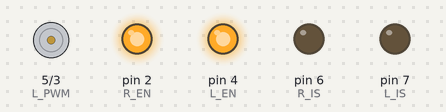
The sketch below on a simulated Arduino Uno, built with avr-gcc and run on an emulated ATmega328P. Parts: motor-driver pin pairs drawn as motors (green arrow = first pin HIGH = forward, orange = second pin HIGH = backward, longer = more drive), output pins drawn as LEDs (lit = HIGH).

Above: at 0.1 s.
At 6.1 s:
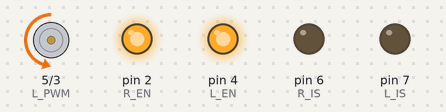
At 12.6 s:
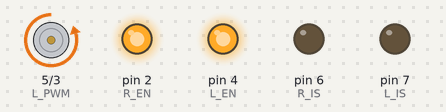
At 26.1 s:
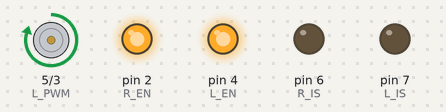
Timing chart, 0 to 40.0 s (numbered marks = the images above):
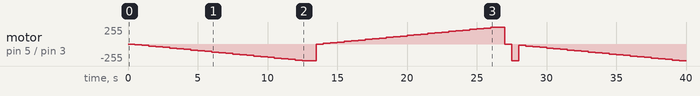

Measured:
- by itself, motor on pin 5 (L_PWM) / pin 3 (R_PWM): stopped → backward 10/255 at 0.50 s, → backward 20/255 0.50 s later, → backward 30/255 0.50 s later, → backward 40/255 0.50 s later, … (77 changes in this stretch)

The sketch:

BTS7960.ino
```cpp
//This Arduino code is developed by I Lab
//Hit the SUBSCRIBE button for following our tutorial on arduino.
//You Tube Channel ID: https://www.youtube.com/c/IngenieroLab?sub_confirmation=1.
//Follow our facebook page: https://www.facebook.com/ingenierorobotico

//BTS7960 motor driver sketch

int R_IS = 6;
int R_EN = 2;
int R_PWM = 3;
int L_IS = 7;
int L_EN = 4;
int L_PWM = 5;

void setup() {
  // put your setup code here, to run once:
 pinMode(R_IS, OUTPUT);
 pinMode(R_EN, OUTPUT);
 pinMode(R_PWM, OUTPUT);
 pinMode(L_IS, OUTPUT);
 pinMode(L_EN, OUTPUT);
 pinMode(L_PWM, OUTPUT);
 digitalWrite(R_IS, LOW);
 digitalWrite(L_IS, LOW);
 digitalWrite(R_EN, HIGH);
 digitalWrite(L_EN, HIGH);
}

void loop() {
  // put your main code here, to run repeatedly:
  int i;
  for(i = 0; i <= 255; i= i+10){ //clockwise rotation
   analogWrite(R_PWM, i);
   analogWrite(L_PWM, 0);
   delay(500);
  }
  delay(500);
  for(i = 0; i <= 255; i= i+10){ //counter clockwise rotation
   analogWrite(R_PWM, 0);
   analogWrite(L_PWM, i);
   delay(500);
  }
  delay(500);
}
```
